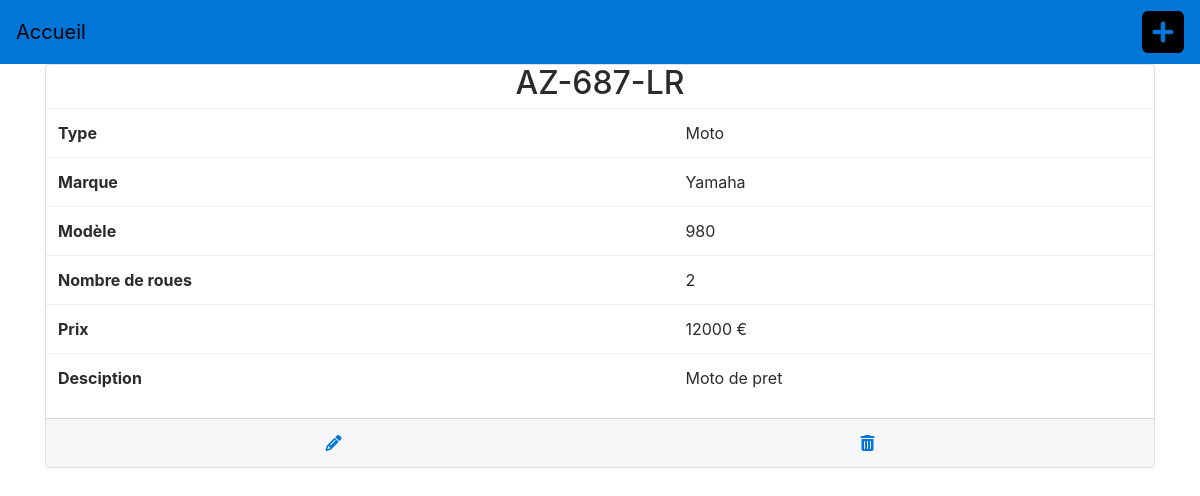
The page /controleur/detailVehicule.php?id=1 on the database its author committed.
### tables this page shows
CREATE TABLE `vehicule` (
  `id_vehicule` int(11) NOT NULL,
  `type` varchar(15) NOT NULL,
  `brand` varchar(50) NOT NULL,
  `modele` varchar(50) NOT NULL,
  `immatriculation` varchar(20) NOT NULL,
  `price` int(11) NOT NULL,
  `description` text NOT NULL
);

### modele/VehiculeManager.php (called while the page is built, shortened)
<?php
class VehiculeManager
{
    protected $bdd;
    public function setBdd($bdd)
    {
        $this->bdd=$bdd;
    }
    public function getThisVehicule($id)
    {
        $reponse = $this->bdd->prepare('SELECT * FROM vehicule WHERE id_vehicule = :id');
        $reponse->execute([':id' => $id]);
        $donnees = $reponse->fetch(PDO::FETCH_ASSOC);
        $vehicule = new $donnees['type']($donnees);
        return $vehicule;
    }
}

### entites/Vehicule.php (called while the page is built, shortened)
<?php
abstract class Vehicule
{
    protected $id_vehicule;
    protected $type ;
    protected $brand;
    protected $modele;
    protected $immatriculation;
    protected $price;
    protected $description;
    public function __construct(array $donnees)
    {
        $this->type=static::class;
    }
    public function hydrate(array $donnees)
    {
      foreach ($donnees as $key => $value) {
          $method = "set" . ucfirst($key) ;
      }
    }
    public function getId()
    {
        return $this->id_vehicule;
    }
    public function getType()
    {
        return $this->type;
    }
    public function getBrand()
    {
        return $this->brand;
    }
    public function getModele()
    {
        return $this->modele;
    }
    public function getImmatriculation()
    {
        return $this->immatriculation;
    }
    public function getPrice()
    {
        return $this->price;
    }
    public function getDescription()
    {
        return $this->description;
    }
    public function setId_vehicule($id_vehicule)
    {
        $id_vehicule = (int)$id_vehicule;
        $this->id_vehicule = $id_vehicule;
        return $this;
    }
    public function setBrand($brand)
    {
      if(is_string($brand)) {
        $this->brand = $brand;
        return $this;}
    }
    public function setModele($modele)
    {
      if(is_string($modele)) {
        $this->modele = $modele;
        return $this;}
    }
    public function setImmatriculation($immatriculation)
    {
      if(is_string($immatriculation)) {
        $this->immatriculation = $immatriculation;
        return $this;}
    }
    public function setPrice($price)
    {
      $price = (int)$price;
        $this->price = $price;
        return $this;
    }
    public function setDescription($description)
    {
      if(is_string($description)){
        $this->description = $description;
        return $this;
        }
    }
}

### entites/Moto.php (called while the page is built, shortened)
<?php
class Moto extends Vehicule
{
    protected static $wheels = 2;
    public function getWheels()
    {
        return self::$wheels;
    }
}

### vue/detailVehicule.php (the view)
<section class="card">
  <h2 class="text-center"><?php echo $vehicule->getImmatriculation() ?></h2>
  <table class="table">
    <tr>
      <th>Type</th>
      <td>
        <?php echo $vehicule->getType() ?>
      </td>
    </tr>
    <tr>
      <th>Marque</th>
      <td>
        <?php echo $vehicule->getBrand() ?>
      </td>
    </tr>
    <tr>
      <th>Modèle</th>
      <td>
        <?php echo $vehicule->getModele() ?>
      </td>
    </tr>
    <tr>
      <th>Nombre de roues</th>
      <td>
        <?php echo $vehicule->getWheels() ?>
      </td>
    </tr>
    <tr>
      <th>Prix</th>
      <td>
        <?php echo $vehicule->getPrice() ?> €</td>
    </tr>
    <tr>
      <th>Desciption</th>
      <td>
        <?php echo $vehicule->getDescription() ?>
      </td>
    </tr>
  </table>
  <div class="card-footer d-flex justify-content-around">
    <a href="../controleur/editVehicule.php?id=<?php echo $vehicule->getId() ?>"><i class="fa fa-pencil" aria-hidden="true"></i></a>
    <a href="../controleur/deleteVehicule.php?id=<?php echo $vehicule->getId() ?>"><i class="fa fa-trash" aria-hidden="true"></i></a>
  </div>
</section>

### rows shown on the page
vehicule: immatriculation "AZ-687-LR", type "Moto", brand "Yamaha", modele "980", price "12000", description "Moto de pret"

### other values the page prints
$vehicule->getWheels() "2"
